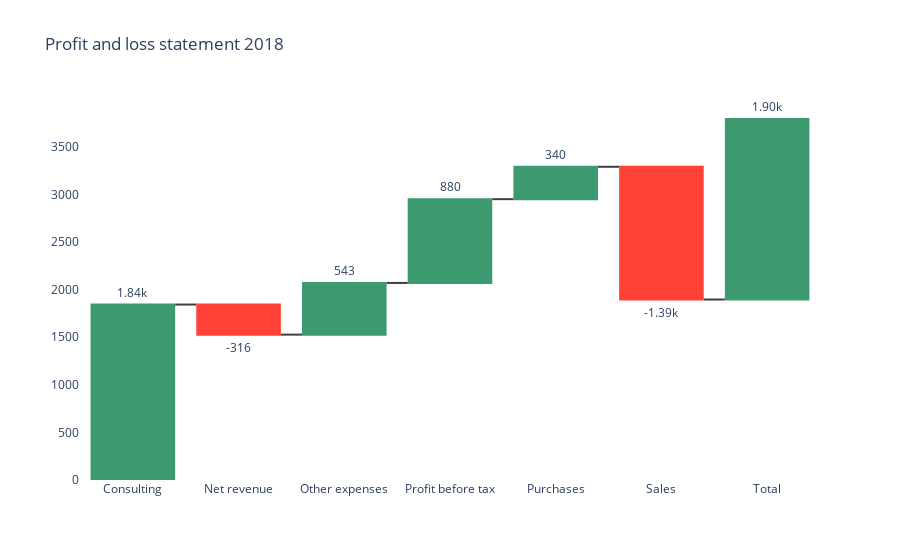

Notebook source saved alongside this figure:
### Code cell
watterfall(df, 'Profit and loss statement 2018')

### Figure 1 — Plotly figure (JSON) as saved in the notebook; plotly's stock layout.template omitted (floating-point values rounded to 4 significant figures)
{"data": [{"connector": {"line": {"color": "rgb(63, 63, 63)"}}, "name": "1", "orientation": "v", "text": ["1843", "-316", "543", "880", "340", "-1394", "1896"], "textposition": "outside", "texttemplate": "%{text:.3s}", "type": "waterfall", "x": ["Consulting", "Net revenue", "Other expenses", "Profit before tax", "Purchases", "Sales", "Total"], "y": [1843, -316, 543, 880, 340, -1394, 1896]}], "layout": {"paper_bgcolor": "rgba(0, 0, 0, 0)", "plot_bgcolor": "rgba(0, 0, 0, 0)", "showlegend": false, "title": {"text": "Profit and loss statement 2018"}}}
